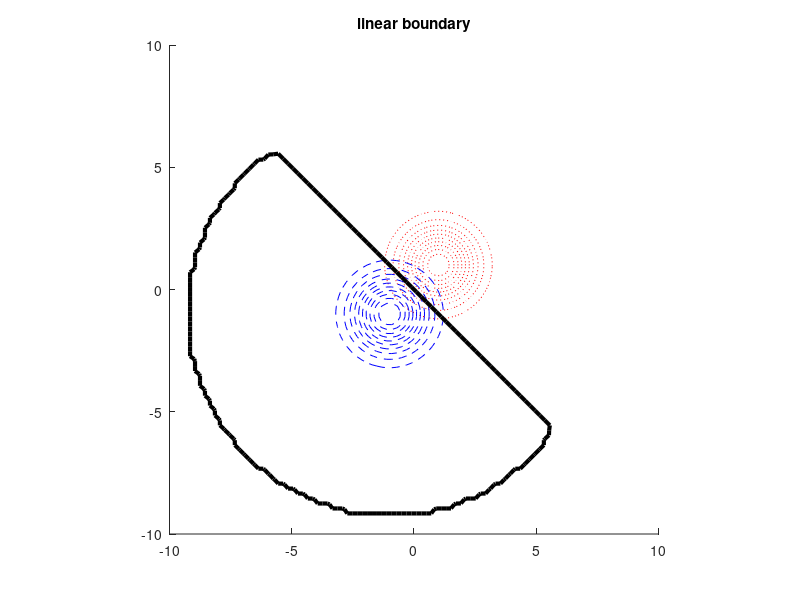
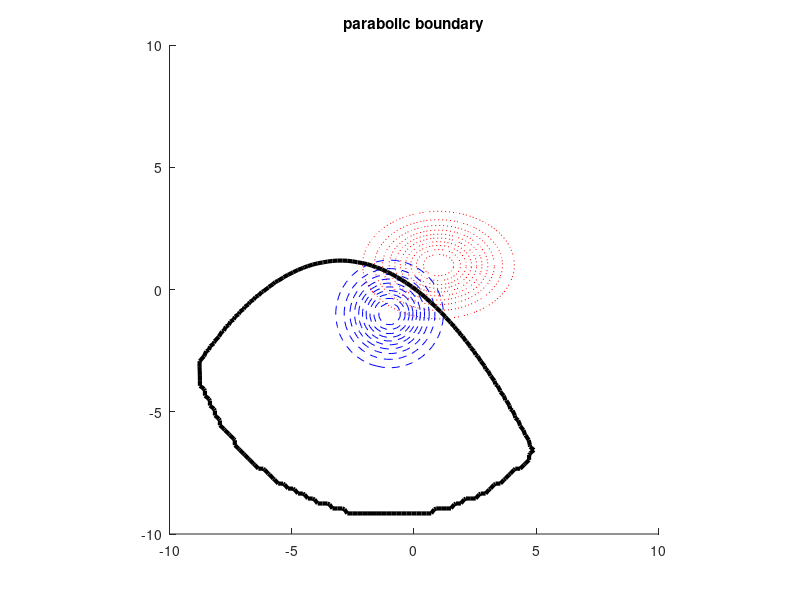
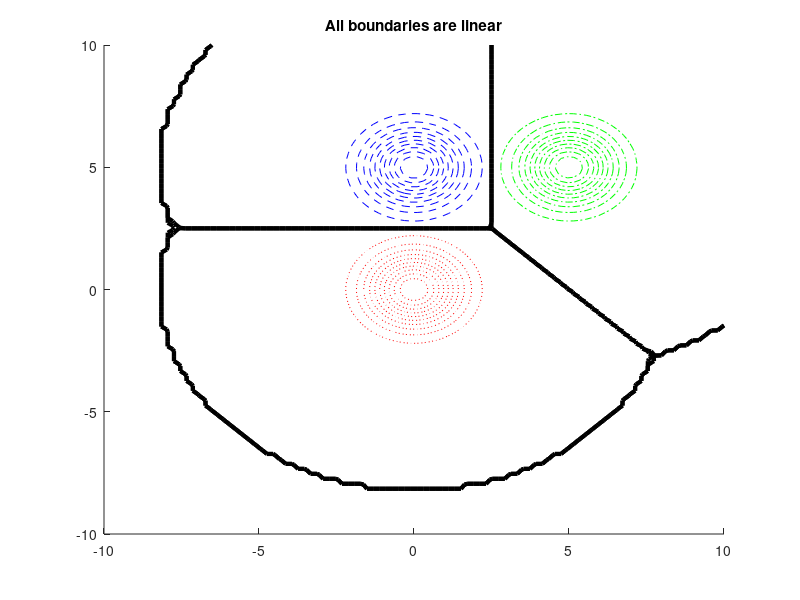
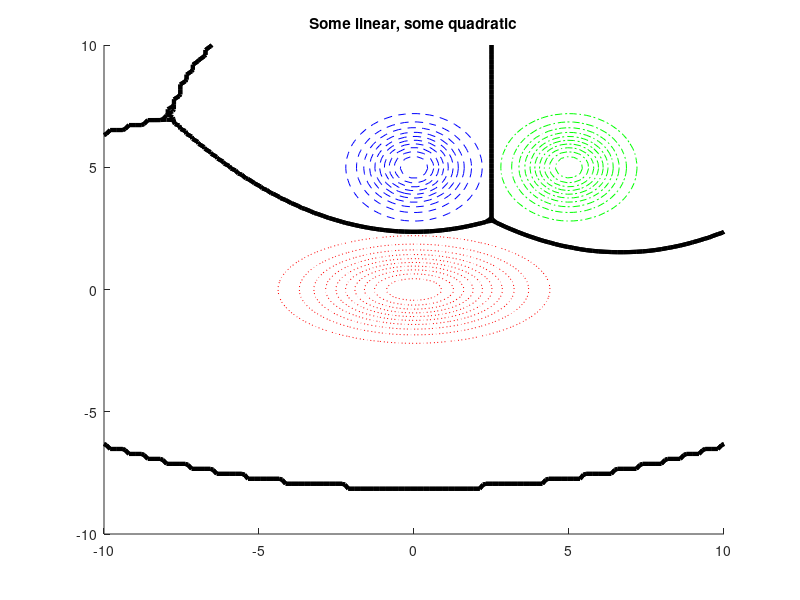

MATLAB code for these plots, in order:
function decisionBoundariesDemo
% Decision boundaries induced by a mixture of two or three 2D Gaussians
% Based on code by Tommi Jaakkola

% 2 class
% linear decision boundary, with means on opposite sides
figure;
p1 = 0.5; p2 = 1-p1;
mu1 = [1 1]'; mu2 = [-1 -1]';
S1 = eye(2); S2 = eye(2);
plotgaussians2(p1, mu1, S1, p2, mu2, S2);
title('linear boundary')


% parabolic decision boundary
figure;
p1 = 0.5; p2 = 1-p1;
mu1 = [1 1]'; mu2 = [-1 -1]';
S1 = [2 0; 0 1]; S2 = eye(2);
plotgaussians2(p1, mu1, S1, p2, mu2, S2);
title('parabolic boundary')


% 3 class
p1 = 1/3; p2 = 1/3; p3 = 1/3;
mu1 = [0 0]'; mu2 = [0 5]'; mu3 = [5 5]';

figure;
S1 = eye(2); S2 = eye(2); S3 = eye(2); 
plotgaussians3(p1, mu1, S1, p2, mu2, S2, p3, mu3, S3);
title('All boundaries are linear')

figure;
S1 = [4 0; 0 1]; S2 = eye(2); S3 = eye(2); 
plotgaussians3(p1, mu1, S1, p2, mu2, S2, p3, mu3, S3);
title('Some linear, some quadratic')


function h = plotgaussians3(p1,mu1,S1,p2,mu2,S2,p3,mu3,S3)

[x,y] = meshgrid(linspace(-10,10,100), linspace(-10,10,100));
[m,n]=size(x);
X = [reshape(x, n*m, 1) reshape(y, n*m, 1)];
g1 = reshape(mvnpdf(X, mu1(:)', S1), [m n]);
g2 = reshape(mvnpdf(X, mu2(:)', S2), [m n]);
g3 = reshape(mvnpdf(X, mu3(:)', S3), [m n]);
hold on;
contour(x,y,g1, 'r:');
contour(x,y,g2, 'b--');
contour(x,y,g3, 'g-.');
% decision boundaries
[cc,hh]=contour(x,y,g1*p1-max(g2*p2, g3*p3),[0 0],'-k');  set(hh,'linewidth',3);
[cc,hh]=contour(x,y,g2*p2-max(g1*p1, g3*p3),[0 0],'-k');  set(hh,'linewidth',3);
[cc,hh]=contour(x,y,g3*p3-max(g2*p2, g1*p1),[0 0],'-k');  set(hh,'linewidth',3);

function h = plotgaussians2(p1,mu1,S1,p2,mu2,S2)

[x,y] = meshgrid(linspace(-10,10,100), linspace(-10,10,100));
[m,n]=size(x);
X = [reshape(x, n*m, 1) reshape(y, n*m, 1)];
g1 = reshape(mvnpdf(X, mu1(:)', S1), [m n]);
g2 = reshape(mvnpdf(X, mu2(:)', S2), [m n]);
hold;
contour(x,y,g1, 'r:');
contour(x,y,g2, 'b--');
[cc,hh]=contour(x,y,p1*g1-p2*g2,[0 0], '-k');
set(hh,'linewidth',3);
axis equal
